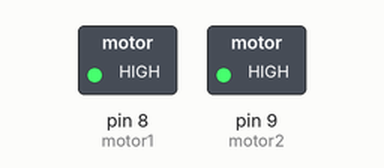
This sketch was run on a simulated Arduino Uno, built with avr-gcc and run on an emulated ATmega328P. Shown: switched loads named in the sketch (green lamp = pin HIGH).

Above: at 2.0 s.
At 9.0 s:
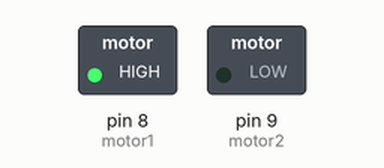
At 10.0 s:
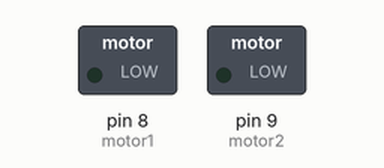
Timing chart, 0 to 15.0 s (numbered marks = the images above):
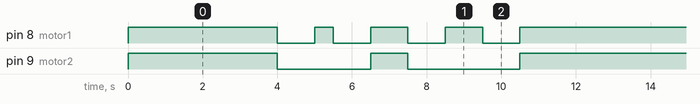

The sketch:

carrinho_fantoche_leao.ino
```cpp
/*
void setup() {
  // put your setup code here, to run once:

}
*/

void loop() {
int motor1 = 8;
int motor2 = 9;

int tempo = 5000;// 5 segundos

  //definindo motores
  pinMode(motor1, OUTPUT);
  pinMode(motor2, OUTPUT);

  //andar para frente
  digitalWrite(motor1, HIGH);
  digitalWrite(motor2, HIGH);
  //definido tempo para andar para frente
  delay(4000);// 1000ms = 1 segundo

  //Desliga motores vira para o lado
  digitalWrite(motor1, LOW);
  digitalWrite(motor2, LOW);
  //Espera antes de andar novamente
  delay(1000);

  //virar
  digitalWrite(motor1, HIGH);
  digitalWrite(motor2, LOW);
  delay(500);//tempo de movimento motor 1

  //desliga motor antes de iniciar movimento
  digitalWrite(motor1, LOW);
  digitalWrite(motor2, LOW);
  delay(1000);

  //inicia movimento
  digitalWrite(motor1, HIGH);
  digitalWrite(motor2, HIGH);
  delay(1000);

  //desliga motores antes de virar
  digitalWrite(motor1, LOW);
  digitalWrite(motor2, LOW);
  delay(1000);

  //inicia virada
  digitalWrite(motor1, HIGH);
  digitalWrite(motor2, LOW);
  delay(1000);

  //desliga motor antes de iniciar movimento
  digitalWrite(motor1, LOW);
  digitalWrite(motor2, LOW);
  delay(1000);

  //inicia movimento
  digitalWrite(motor1, HIGH);
  digitalWrite(motor2, HIGH);
  delay(1000);

/*
  //desliga todos os motores ao final
  digitalWrite(motor1, LOW)
  digitalWrite(motor2, LOW)
  digitalWrite(motor3, LOW)
*/
}
```

Measured:
- by itself, pin 8 (motor1): repeats every 11.5 s: LOW 1.0 s, HIGH 0.50 s, 2 × (LOW 1.0 s, HIGH 1.0 s), LOW 1.0 s, HIGH 5.0 s
- by itself, pin 9 (motor2): repeats every 11.5 s: LOW 2.5 s, HIGH 1.0 s, LOW 3.0 s, HIGH 5.0 s
- by itself, everything shown: repeats every 11.5 s, in 8 steps
